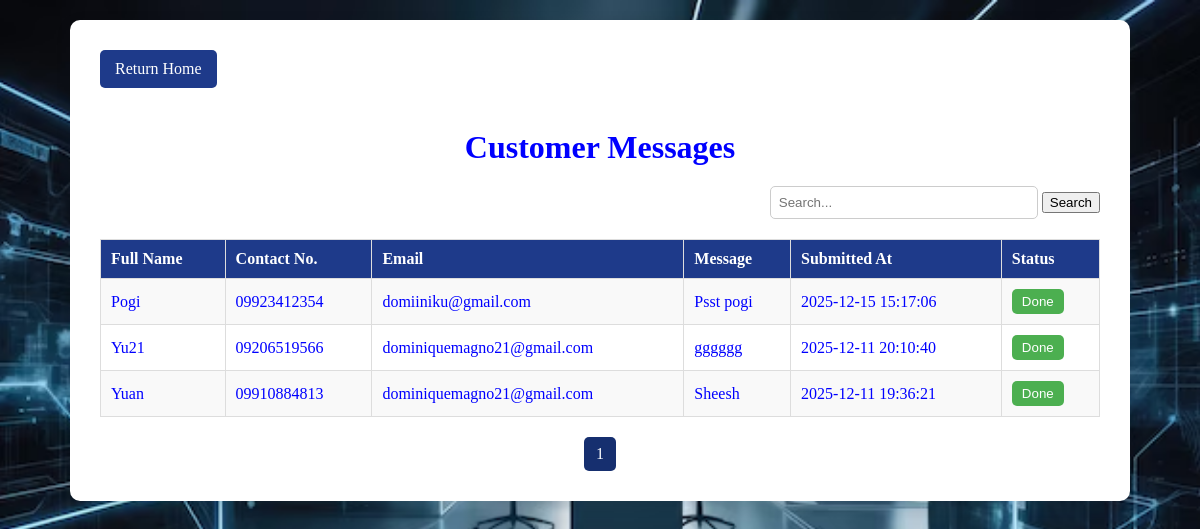
/admin_messages.php (signed in), run on the app's committed database.
### tables this page shows
CREATE TABLE `feedback` (
  `id` int(11) NOT NULL,
  `name` varchar(100) DEFAULT NULL,
  `contact_no` varchar(50) DEFAULT NULL,
  `email` varchar(100) DEFAULT NULL,
  `message` text DEFAULT NULL,
  `submitted_at` timestamp NOT NULL DEFAULT current_timestamp(),
  `done` tinyint(1) NOT NULL DEFAULT 0,
  `status` varchar(20) DEFAULT 'Pending'
);

### admin_messages.php (the view, shortened to what this page needs)
<?php
include 'db_connection.php';
$limit = 5;
$page = isset($_GET['page']) ? (int)$_GET['page'] : 1;
$offset = ($page - 1) * $limit;
$sort_column = isset($_GET['sort']) ? $_GET['sort'] : 'submitted_at';
$sort_order = isset($_GET['order']) && $_GET['order'] === 'asc' ? 'ASC' : 'DESC';
$search = isset($_GET['search']) ? trim($_GET['search']) : '';
$search_sql = "";
$params = [];
$types = "";
$count_sql = "SELECT COUNT(*) FROM feedback $search_sql";
$stmt_count = $conn->prepare($count_sql);
$stmt_count->execute();
$stmt_count->bind_result($total_rows);
$total_pages = ceil($total_rows / $limit);
$sql = "SELECT id, name, contact_no, email, message, submitted_at, done
        FROM feedback $search_sql
        ORDER BY $sort_column $sort_order
        LIMIT ?, ?";
$stmt = $conn->prepare($sql);
if ($search !== "") {
    $all_params = array_merge($params, [$offset, $limit]);
    $all_types = $types . "ii";
    $bind_names[] = $all_types;
    foreach ($all_params as $key => $value) {
        $bind_names[] = & $all_params[$key];
    }
    call_user_func_array([$stmt, 'bind_param'], $bind_names);
} else {
    $stmt->bind_param("ii", $offset, $limit);
}
$stmt->execute();
$result = $stmt->get_result();
?>
<!DOCTYPE html>
<html lang="en">
<head>
    <link rel="stylesheet" href="style.css">
</head>
<body>
<div class="container">
    <a href="index.php" class="return-home">Return Home</a>
    <h1>Customer Messages</h1>
    <div class="search-bar">
        <form method="GET">
            <input type="text" name="search" placeholder="Search..." value="<?php echo htmlspecialchars($search); ?>">
            <button type="submit">Search</button>
        </form>
    </div>
    <table>
        <tr>
            <th><a href="?sort=name&order=<?php echo $sort_order === 'ASC' ? 'desc' : 'asc'; ?>">Full Name</a></th>
            <th>Contact No.</th>
            <th><a href="?sort=email&order=<?php echo $sort_order === 'ASC' ? 'desc' : 'asc'; ?>">Email</a></th>
            <th>Message</th>
            <th><a href="?sort=submitted_at&order=<?php echo $sort_order === 'ASC' ? 'desc' : 'asc'; ?>">Submitted At</a></th>
            <th>Status</th>
        </tr>
        <?php while ($row = $result->fetch_assoc()): ?>
        <tr>
            <td><?php echo htmlspecialchars($row['name']); ?></td>
            <td><?php echo htmlspecialchars($row['contact_no']); ?></td>
            <td><?php echo htmlspecialchars($row['email']); ?></td>
            <td><?php echo htmlspecialchars($row['message']); ?></td>
            <td><?php echo $row['submitted_at']; ?></td>
            <td>
                <?php if ($row['done']): ?>
                    <button class="done-btn done" disabled>Done</button>
                <?php endif; ?>
            </td>
        </tr>
        <?php endwhile; ?>
    </table>
    <div class="pagination">
        <?php for ($i = 1; $i <= $total_pages; $i++): ?>
            <a class="<?php echo $i === $page ? 'active' : ''; ?>" href="?page=<?php echo $i; ?>&search=<?php echo urlencode($search); ?>&sort=<?php echo $sort_column; ?>&order=<?php echo strtolower($sort_order); ?>"><?php echo $i; ?></a>
        <?php endfor; ?>
    </div>
</div>
</body>
</html>

### style.css (style rules this page uses)
body { font-family: Times New Roman, sans-serif; background: url('opisina.jpg') no-repeat center fixed; background-size: cover; color: blue; margin: 0; padding: 0; scroll-behavior: smooth; }

### admin_messages.php (style rules this page uses)
body { font-family: Times New Roman, sans-serif; padding: 20px; background-color: #f0f2f5; }
.container { max-width: 1000px; margin: auto; background-color: #fff; padding: 30px; border-radius: 10px; box-shadow: 0 4px 15px rgba(0,0,0,0.1); }
h1 { text-align: center; margin-bottom: 20px; }
table { width: 100%; border-collapse: collapse; margin-bottom: 20px; }
th, td { border: 1px solid #ddd; padding: 10px; text-align: left; }
th { cursor: pointer; background-color: #1e3a8a; color: white; }
th a { color: white; text-decoration: none; }
tr:nth-child(even) { background-color: #f9f9f9; }
.done-btn { background-color: #162f6f; color: white; padding: 5px 10px; border: none; border-radius: 5px; cursor: pointer; }
.done-btn.done { background-color: #4caf50; }
.pagination { margin-top: 15px; text-align: center; }
.pagination a { display: inline-block; margin: 0 5px; padding: 8px 12px; background-color: #1e3a8a; color: white; border-radius: 5px; text-decoration: none; }
.pagination a.active { background-color: #162f6f; }
.search-bar { margin-bottom: 20px; text-align: right; }
.search-bar input[type="text"] { padding: 8px; width: 250px; border-radius: 5px; border: 1px solid #ccc; }
.return-home { display: inline-block; margin-bottom: 20px; padding: 10px 15px; background-color: #1e3a8a; color: white; border-radius: 5px; text-decoration: none; }

### data on the page
feedback: name "Pogi", contact_no "09923412354", email "domiiniku@gmail.com", message "Psst pogi", submitted_at "2025-12-15 15:17:06", done "Done"
feedback: name "Yu21", contact_no "09206519566", email "dominiquemagno21@gmail.com", message "gggggg", submitted_at "2025-12-11 20:10:40", done "Done"
feedback: name "Yuan", contact_no "09910884813", email "dominiquemagno21@gmail.com", message "Sheesh", submitted_at "2025-12-11 19:36:21", done "Done"
